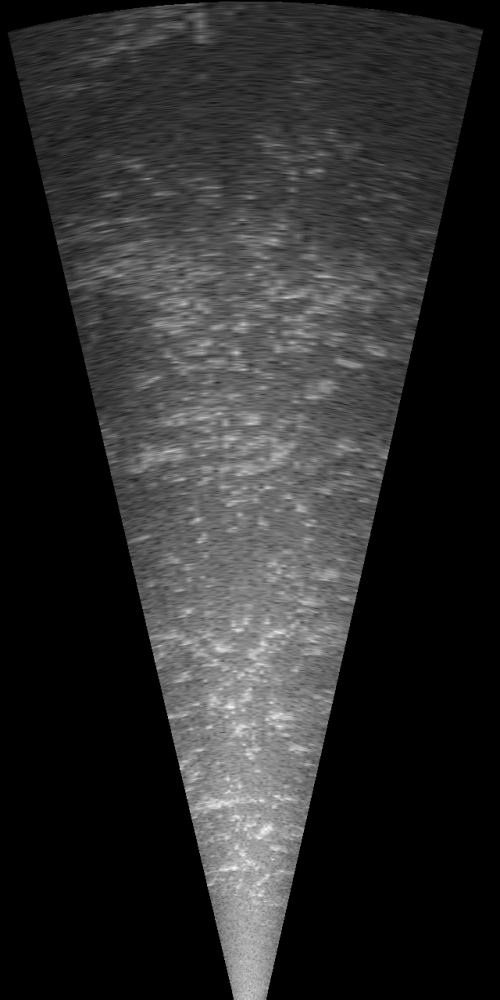
#> input picture assets/experimental_tracker/test_image.png, 500 x 1000 px
$ python -i image_manipulation.py   (imports and definitions only)
#> lines starting #> are read from the running program, lines starting #| are printed output that depends on the picture
#> further down, picture is the input picture: shape (1000, 500, 3); min 0, max 251, mean 44.6
"""
This file is part of Fish Tracker.
Copyright 2021, VTT Technical research centre of Finland Ltd.
Developed by: Mikael Uimonen.

Fish Tracker is free software: you can redistribute it and/or modify
it under the terms of the GNU General Public License as published by
the Free Software Foundation, either version 3 of the License, or
(at your option) any later version.

Fish Tracker is distributed in the hope that it will be useful,
but WITHOUT ANY WARRANTY; without even the implied warranty of
MERCHANTABILITY or FITNESS FOR A PARTICULAR PURPOSE.  See the
GNU General Public License for more details.

You should have received a copy of the GNU General Public License
along with Fish Tracker.  If not, see <https://www.gnu.org/licenses/>.
"""

import cv2
import matplotlib.pyplot as plt
import numpy as np


class ImageManipulation:
    @staticmethod
    def CLAHE(img):
        # -----Converting image to LAB Color model-----------------------------------
        lab = cv2.cvtColor(img, cv2.COLOR_BGR2LAB)
#> lab: shape (1000, 500, 3); mean of channels 0, 1, 2 47.6, 128, 128

        # -----Splitting the LAB image to different channels-------------------------
        lightness, a, b = cv2.split(lab)
#> a: shape (1000, 500); every value is 128

        # -----Applying CLAHE to L-channel-------------------------------------------
        clahe = cv2.createCLAHE(clipLimit=3.0, tileGridSize=(8, 8))
        cl = clahe.apply(lightness)
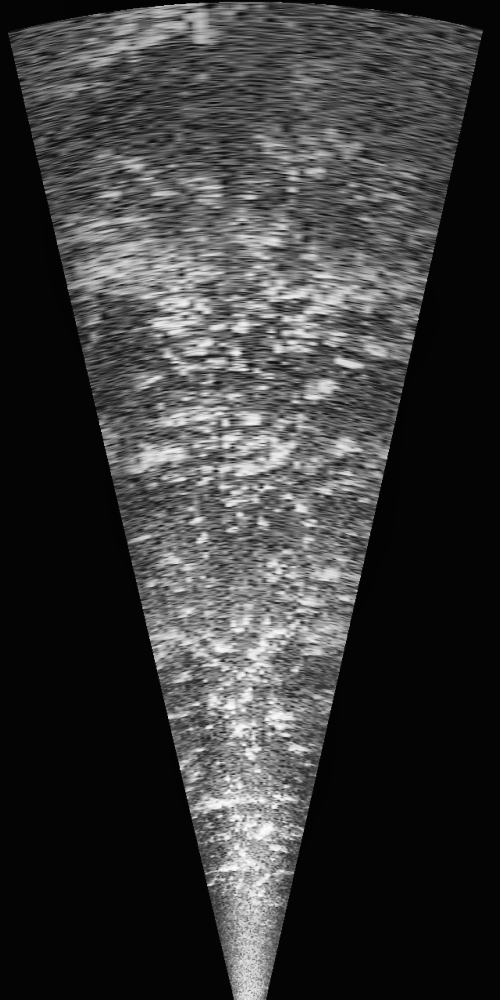
#> cl: shape (1000, 500); min 3, max 254, mean 57.9

        # -----Merge the CLAHE enhanced L-channel with the a and b channel-----------
        limg = cv2.merge((cl, a, b))
#> limg: shape (1000, 500, 3); mean of channels 0, 1, 2 57.9, 128, 128

        # -----Converting image from LAB Color model to RGB model--------------------
        final = cv2.cvtColor(limg, cv2.COLOR_LAB2BGR)

        return final

    # [26 lines left out: functions distanceCompensation, adjustGamma, not called in this run]


class ImageProcessor:
    # [34 lines left out: functions __init__, processImage, not called in this run]

    def processGrayscaleImage(self, image):
        return cv2.cvtColor(image, cv2.COLOR_GRAY2BGR)

    # [27 lines left out: functions distancePlot, setAny, addAdditional, removeAdditional, not called in this run]

    def setAutomaticContrast(self, value):
        self.use_clahe = value
        self.setAny()

    def setColorMap(self, value):
        self.use_colormap = value
        self.setAny()

    def setGamma(self, value):
        self.gamma = value
        self.setAny()

>>> import cv2
>>> picture = cv2.imread('assets/experimental_tracker/test_image.png')
>>> result = ImageManipulation().CLAHE(picture)
